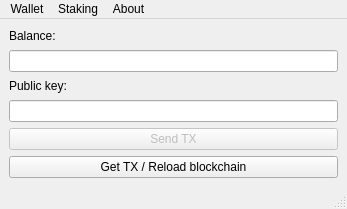
<?xml version="1.0" encoding="UTF-8"?>
<ui version="4.0">
 <class>MainWindow</class>
 <widget class="QMainWindow" name="MainWindow">
  <property name="geometry">
   <rect>
    <x>0</x>
    <y>0</y>
    <width>347</width>
    <height>209</height>
   </rect>
  </property>
  <property name="sizePolicy">
   <sizepolicy hsizetype="Fixed" vsizetype="Fixed">
    <horstretch>0</horstretch>
    <verstretch>0</verstretch>
   </sizepolicy>
  </property>
  <property name="windowTitle">
   <string>Puch Wallet</string>
  </property>
  <widget class="QWidget" name="centralwidget">
   <layout class="QVBoxLayout" name="verticalLayout">
    <item>
     <widget class="QLabel" name="label">
      <property name="text">
       <string>Balance:</string>
      </property>
      <property name="buddy">
       <cstring>lineEditBalance</cstring>
      </property>
     </widget>
    </item>
    <item>
     <widget class="QLineEdit" name="lineEditBalance">
      <property name="enabled">
       <bool>true</bool>
      </property>
      <property name="alignment">
       <set>Qt::AlignRight|Qt::AlignTrailing|Qt::AlignVCenter</set>
      </property>
      <property name="readOnly">
       <bool>true</bool>
      </property>
     </widget>
    </item>
    <item>
     <widget class="QLabel" name="label_2">
      <property name="text">
       <string>Public key:</string>
      </property>
      <property name="buddy">
       <cstring>lineEditPublicKey</cstring>
      </property>
     </widget>
    </item>
    <item>
     <widget class="QLineEdit" name="lineEditPublicKey">
      <property name="enabled">
       <bool>true</bool>
      </property>
      <property name="readOnly">
       <bool>true</bool>
      </property>
     </widget>
    </item>
    <item>
     <widget class="QPushButton" name="pushButton">
      <property name="enabled">
       <bool>false</bool>
      </property>
      <property name="text">
       <string>Send TX</string>
      </property>
     </widget>
    </item>
    <item>
     <widget class="QPushButton" name="pushButton_2">
      <property name="text">
       <string>Get TX / Reload blockchain</string>
      </property>
     </widget>
    </item>
   </layout>
  </widget>
  <widget class="QMenuBar" name="menubar">
   <property name="geometry">
    <rect>
     <x>0</x>
     <y>0</y>
     <width>347</width>
     <height>21</height>
    </rect>
   </property>
   <widget class="QMenu" name="menuWallet">
    <property name="title">
     <string>Wallet</string>
    </property>
    <addaction name="actionCreate_wallet"/>
    <addaction name="actionLoad_wallet"/>
   </widget>
   <widget class="QMenu" name="menuAbout">
    <property name="title">
     <string>About</string>
    </property>
    <addaction name="actionAbout_Puch"/>
   </widget>
   <widget class="QMenu" name="menuStacking">
    <property name="title">
     <string>Staking</string>
    </property>
    <addaction name="actionNot_yet"/>
   </widget>
   <addaction name="menuWallet"/>
   <addaction name="menuStacking"/>
   <addaction name="menuAbout"/>
  </widget>
  <widget class="QStatusBar" name="statusbar"/>
  <action name="actionCreate_wallet">
   <property name="text">
    <string>Create wallet</string>
   </property>
  </action>
  <action name="actionLoad_wallet">
   <property name="text">
    <string>Load wallet</string>
   </property>
  </action>
  <action name="actionChange_node">
   <property name="text">
    <string>Change node</string>
   </property>
  </action>
  <action name="actionAbout_Puch">
   <property name="text">
    <string>About Puch</string>
   </property>
  </action>
  <action name="actionNot_yet">
   <property name="text">
    <string>Not yet :)</string>
   </property>
  </action>
 </widget>
 <tabstops>
  <tabstop>lineEditBalance</tabstop>
  <tabstop>lineEditPublicKey</tabstop>
  <tabstop>pushButton</tabstop>
  <tabstop>pushButton_2</tabstop>
 </tabstops>
 <resources/>
 <connections/>
</ui>
